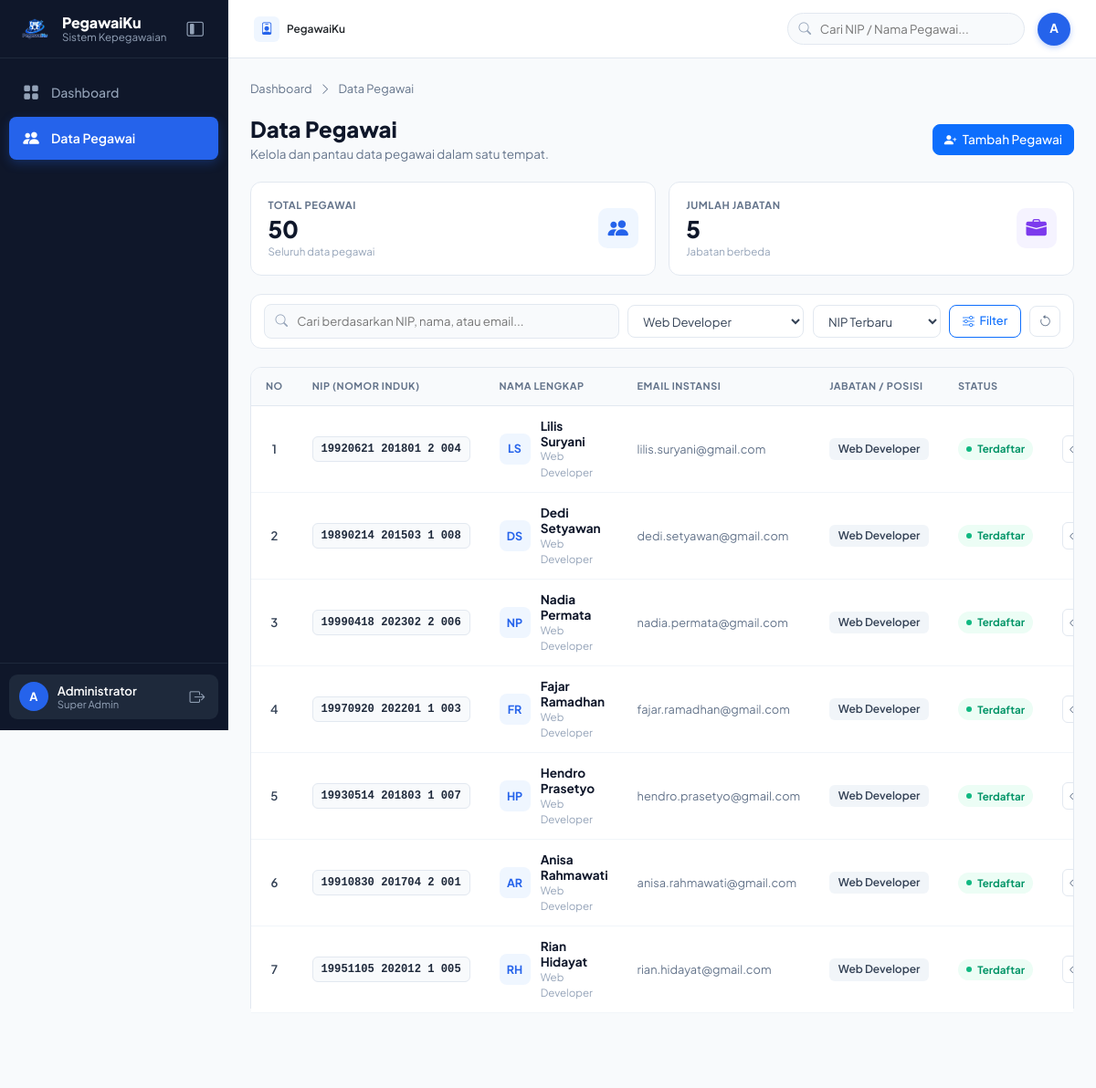
Page /pegawai/index.php?jabatan=Web Developer (signed in) on the committed database.
### tables this page shows
CREATE TABLE IF NOT EXISTS employees (
    id INT AUTO_INCREMENT PRIMARY KEY,
    nip VARCHAR(30) UNIQUE,
    nama VARCHAR(100) NOT NULL,
    email VARCHAR(100),
    jabatan VARCHAR(80),
    foto VARCHAR(255) DEFAULT NULL
);

### config/koneksi.php (called while the page is built, shortened)
<?php
if (!function_exists('e')) {
    function e(?string $str): string
    {
        return htmlspecialchars($str ?? '', ENT_QUOTES, 'UTF-8');
    }
}
if (!function_exists('basePath')) {
    function basePath(): string
    {
        $scriptDir = trim(dirname($_SERVER['SCRIPT_NAME'] ?? ''), '/\\');
        if (basename($scriptDir) === 'pegawai') {
            return '..';
        }
        return '.';
    }
}

### pegawai/index.php (the view, shortened to what this page needs)
<?php
require __DIR__ . '/../config/koneksi.php';
$search = trim((string) ($_GET['q'] ?? ''));
$jabatanFilter = trim((string) ($_GET['jabatan'] ?? ''));
$sort = (string) ($_GET['sort'] ?? 'newest');
$sortOptions = [
    'newest' => 'id DESC',
    'oldest' => 'id ASC',
    'name' => 'nama ASC',
    'nip' => 'nip ASC',
];
$orderBy = $sortOptions[$sort] ?? $sortOptions['newest'];
$page = max(1, (int) ($_GET['page'] ?? 1));
$perPage = 7;
$where = [];
$params = [];
if ($jabatanFilter !== '') {
    $where[] = 'jabatan = :jabatan_filter';
    $params['jabatan_filter'] = $jabatanFilter;
}
$whereSql = $where ? ' WHERE ' . implode(' AND ', $where) : '';
$jabatanList = $pdo->query("SELECT DISTINCT jabatan FROM employees WHERE jabatan IS NOT NULL AND jabatan <> '' ORDER BY jabatan")
    ->fetchAll(PDO::FETCH_COLUMN);
$totalPegawai = (int) $pdo->query('SELECT COUNT(*) FROM employees')->fetchColumn();
$totalJabatan = (int) $pdo->query("SELECT COUNT(DISTINCT jabatan) FROM employees WHERE jabatan IS NOT NULL AND jabatan <> ''")->fetchColumn();
$countStmt = $pdo->prepare('SELECT COUNT(*) FROM employees' . $whereSql);
$countStmt->execute($params);
$totalFiltered = (int) $countStmt->fetchColumn();
$totalPages = max(1, (int) ceil($totalFiltered / $perPage));
$page = min($page, $totalPages);
$offset = ($page - 1) * $perPage;
$stmt = $pdo->prepare('SELECT id, nip, nama, email, jabatan, foto FROM employees' . $whereSql . ' ORDER BY ' . $orderBy . ' LIMIT :limit OFFSET :offset');
foreach ($params as $key => $value) {
    $stmt->bindValue(':' . $key, $value, PDO::PARAM_STR);
}
$stmt->bindValue(':limit', $perPage, PDO::PARAM_INT);
$stmt->bindValue(':offset', $offset, PDO::PARAM_INT);
$stmt->execute();
$employees = $stmt->fetchAll();
require __DIR__ . '/../partials/header.php';
$queryBase = ['q' => $search, 'jabatan' => $jabatanFilter, 'sort' => $sort];
$pageUrl = static function (int $targetPage) use ($queryBase): string {
    return 'index.php?' . http_build_query($queryBase + ['page' => $targetPage]);
};
?>
<div class="employee-page">
    <div class="employee-breadcrumb">
        <a href="<?= $base ?>/dashboard.php">Dashboard</a><i class="bi bi-chevron-right"></i>
        <span>Data Pegawai</span>
    </div>
    <div class="employee-page-heading">
        <div>
            <h1>Data Pegawai</h1>
            <p>Kelola dan pantau data pegawai dalam satu tempat.</p>
        </div>
        <div class="employee-heading-actions">
            <a class="btn btn-primary" href="tambah.php"><i class="bi bi-person-plus-fill me-1"></i> Tambah Pegawai</a>
        </div>
    </div>
    <div class="employee-stat-grid">
        <div class="employee-stat-card"><div><span>Total Pegawai</span><strong><?= number_format($totalPegawai) ?></strong><small>Seluruh data pegawai</small></div><i class="bi bi-people-fill stat-blue"></i></div>
        <div class="employee-stat-card"><div><span>Jumlah Jabatan</span><strong><?= number_format($totalJabatan) ?></strong><small>Jabatan berbeda</small></div><i class="bi bi-briefcase-fill stat-violet"></i></div>
    </div>
    <form class="employee-filter-bar" method="get" action="index.php">
        <label class="employee-search"><i class="bi bi-search"></i><input type="search" name="q" value="<?= e($search) ?>" placeholder="Cari berdasarkan NIP, nama, atau email..."></label>
        <select name="jabatan" aria-label="Filter jabatan">
            <?php foreach ($jabatanList as $jabatan): ?>
                <option value="<?= e($jabatan) ?>" <?= $jabatanFilter === $jabatan ? 'selected' : '' ?>><?= e($jabatan) ?></option>
            <?php endforeach; ?>
        </select>
        <select name="sort" aria-label="Urutkan pegawai">
            <option value="newest" <?= $sort === 'newest' ? 'selected' : '' ?>>NIP Terbaru</option>
        </select>
        <button class="btn btn-outline-primary employee-filter-submit" type="submit" aria-label="Terapkan filter"><i class="bi bi-sliders"></i><span>Filter</span></button>
        <?php if ($search !== '' || $jabatanFilter !== '' || $sort !== 'newest'): ?><a class="employee-reset" href="index.php" title="Reset filter"><i class="bi bi-arrow-counterclockwise"></i></a><?php endif; ?>
    </form>
    <section class="employee-table-card">
        <div class="table-responsive">
            <table class="table employee-table align-middle mb-0">
                <thead><tr><th class="employee-number-col">NO</th><th>NIP (NOMOR INDUK)</th><th>NAMA LENGKAP</th><th>EMAIL INSTANSI</th><th>JABATAN / POSISI</th><th>STATUS</th><th class="text-end">AKSI</th></tr></thead>
                <tbody>
                <?php if (!$employees): ?>
                    <tr><td colspan="7" class="text-center text-secondary py-5"><i class="bi bi-inbox fs-2 d-block mb-2"></i>Data pegawai tidak ditemukan.</td></tr>
                <?php else: ?>
                    <?php foreach ($employees as $index => $emp):
                        $nameParts = preg_split('/\s+/', trim((string) $emp['nama'])) ?: [];
                        $initials = strtoupper(mb_substr($nameParts[0] ?? 'P', 0, 1) . (isset($nameParts[1]) ? mb_substr($nameParts[1], 0, 1) : ''));
                    ?>
                    <tr>
                        <td class="employee-row-number"><?= $offset + $index + 1 ?></td>
                        <td><span class="employee-nip"><?= e($emp['nip']) ?></span></td>
                        <td><div class="employee-name-cell"><?php if (!empty($emp['foto']) && file_exists(__DIR__ . '/../' . $emp['foto'])): ?><img class="employee-initials employee-photo" src="<?= $base ?>/<?= e($emp['foto']) ?>" alt="Pasfoto <?= e($emp['nama']) ?>"><?php else: ?><span class="employee-initials"><?= e($initials) ?></span><?php endif; ?><div><a href="detail.php?id=<?= (int) $emp['id'] ?>"><?= e($emp['nama']) ?></a><small><?= e($emp['jabatan']) ?></small></div></div></td>
                        <td><a class="employee-email" href="mailto:<?= e($emp['email']) ?>"><?= e($emp['email']) ?></a></td>
                        <td><span class="employee-position"><?= e($emp['jabatan']) ?></span></td>
                        <td><span class="employee-status"><i></i>Terdaftar</span></td>
                        <td class="text-end text-nowrap">
                            <div class="employee-actions">
                                <button type="button" class="employee-action-btn btn-quick-view" data-id="<?= (int) $emp['id'] ?>" title="Detail cepat via AJAX" aria-label="Detail cepat"><i class="bi bi-eye"></i></button>
                            </div>
                        </td>
                    </tr>
                    <?php endforeach; ?>
                <?php endif; ?>
                </tbody>
            </table>
        </div>
        <div class="employee-table-footer">
            <span>Menampilkan <strong><?= $totalFiltered === 0 ? 0 : $offset + 1 ?>–<?= min($offset + count($employees), $totalFiltered) ?></strong> dari <strong><?= number_format($totalFiltered) ?></strong> data pegawai</span>
            <?php if ($totalPages > 1): ?>
            <nav class="employee-pagination" aria-label="Navigasi halaman">
                <a class="pagination-label <?= $page <= 1 ? 'disabled' : '' ?>" href="<?= e($pageUrl(max(1, $page - 1))) ?>"><i class="bi bi-chevron-left"></i> Sebelumnya</a>
                <?php for ($pageNumber = max(1, $page - 2); $pageNumber <= min($totalPages, $page + 2); $pageNumber++): ?>
                    <a class="pagination-number <?= $pageNumber === $page ? 'active' : '' ?>" href="<?= e($pageUrl($pageNumber)) ?>"><?= $pageNumber ?></a>
                <?php endfor; ?>
                <a class="pagination-label <?= $page >= $totalPages ? 'disabled' : '' ?>" href="<?= e($pageUrl(min($totalPages, $page + 1))) ?>">Selanjutnya <i class="bi bi-chevron-right"></i></a>
            </nav>
            <?php endif; ?>
        </div>
    </section>
</div>
<?php require __DIR__ . '/../partials/footer.php'; ?>

### rows in the picture
employees: index "1", nip "19920621 201801 2 004", nama "LS", nama "Lilis Suryani", jabatan "Web Developer", email "lilis.suryani@gmail.com"
employees: index "2", nip "19890214 201503 1 008", nama "DS", nama "Dedi Setyawan", jabatan "Web Developer", email "dedi.setyawan@gmail.com"
employees: index "3", nip "19990418 202302 2 006", nama "NP", nama "Nadia Permata", jabatan "Web Developer", email "nadia.permata@gmail.com"
employees: index "4", nip "19970920 202201 1 003", nama "FR", nama "Fajar Ramadhan", jabatan "Web Developer", email "fajar.ramadhan@gmail.com"
employees: index "5", nip "19930514 201803 1 007", nama "HP", nama "Hendro Prasetyo", jabatan "Web Developer", email "hendro.prasetyo@gmail.com"
employees: index "6", nip "19910830 201704 2 001", nama "AR", nama "Anisa Rahmawati", jabatan "Web Developer", email "anisa.rahmawati@gmail.com"
employees: index "7", nip "19951105 202012 1 005", nama "RH", nama "Rian Hidayat", jabatan "Web Developer", email "rian.hidayat@gmail.com"

### other values in the picture
$firstLetter "A"
$userName "Administrator"
$totalPegawai "50"
$totalJabatan "5"
form field jabatan "Web Developer"
